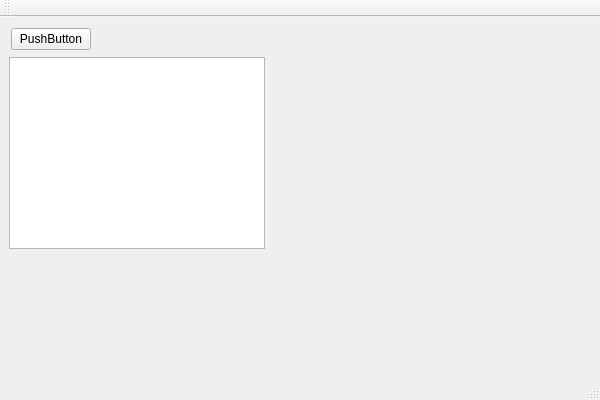
<?xml version="1.0" encoding="UTF-8"?>
<ui version="4.0">
 <class>opencvQTWidget1Class</class>
 <widget class="QMainWindow" name="opencvQTWidget1Class">
  <property name="geometry">
   <rect>
    <x>0</x>
    <y>0</y>
    <width>600</width>
    <height>400</height>
   </rect>
  </property>
  <property name="windowTitle">
   <string>opencvQTWidget1</string>
  </property>
  <widget class="QWidget" name="centralWidget">
   <widget class="QGraphicsView" name="graphicsView">
    <property name="geometry">
     <rect>
      <x>9</x>
      <y>40</y>
      <width>256</width>
      <height>192</height>
     </rect>
    </property>
   </widget>
   <widget class="QWidget" name="">
    <layout class="QHBoxLayout" name="horizontalLayout">
     <item>
      <widget class="QPushButton" name="pushButton">
       <property name="text">
        <string>PushButton</string>
       </property>
      </widget>
     </item>
     <item>
      <spacer name="horizontalSpacer">
       <property name="orientation">
        <enum>Qt::Horizontal</enum>
       </property>
       <property name="sizeHint" stdset="0">
        <size>
         <width>40</width>
         <height>20</height>
        </size>
       </property>
      </spacer>
     </item>
    </layout>
   </widget>
  </widget>
  <widget class="QMenuBar" name="menuBar">
   <property name="geometry">
    <rect>
     <x>0</x>
     <y>0</y>
     <width>600</width>
     <height>23</height>
    </rect>
   </property>
  </widget>
  <widget class="QToolBar" name="mainToolBar">
   <attribute name="toolBarArea">
    <enum>TopToolBarArea</enum>
   </attribute>
   <attribute name="toolBarBreak">
    <bool>false</bool>
   </attribute>
  </widget>
  <widget class="QStatusBar" name="statusBar"/>
 </widget>
 <layoutdefault spacing="6" margin="11"/>
 <resources>
  <include location="opencvQTWidget1.qrc"/>
 </resources>
 <connections/>
</ui>
